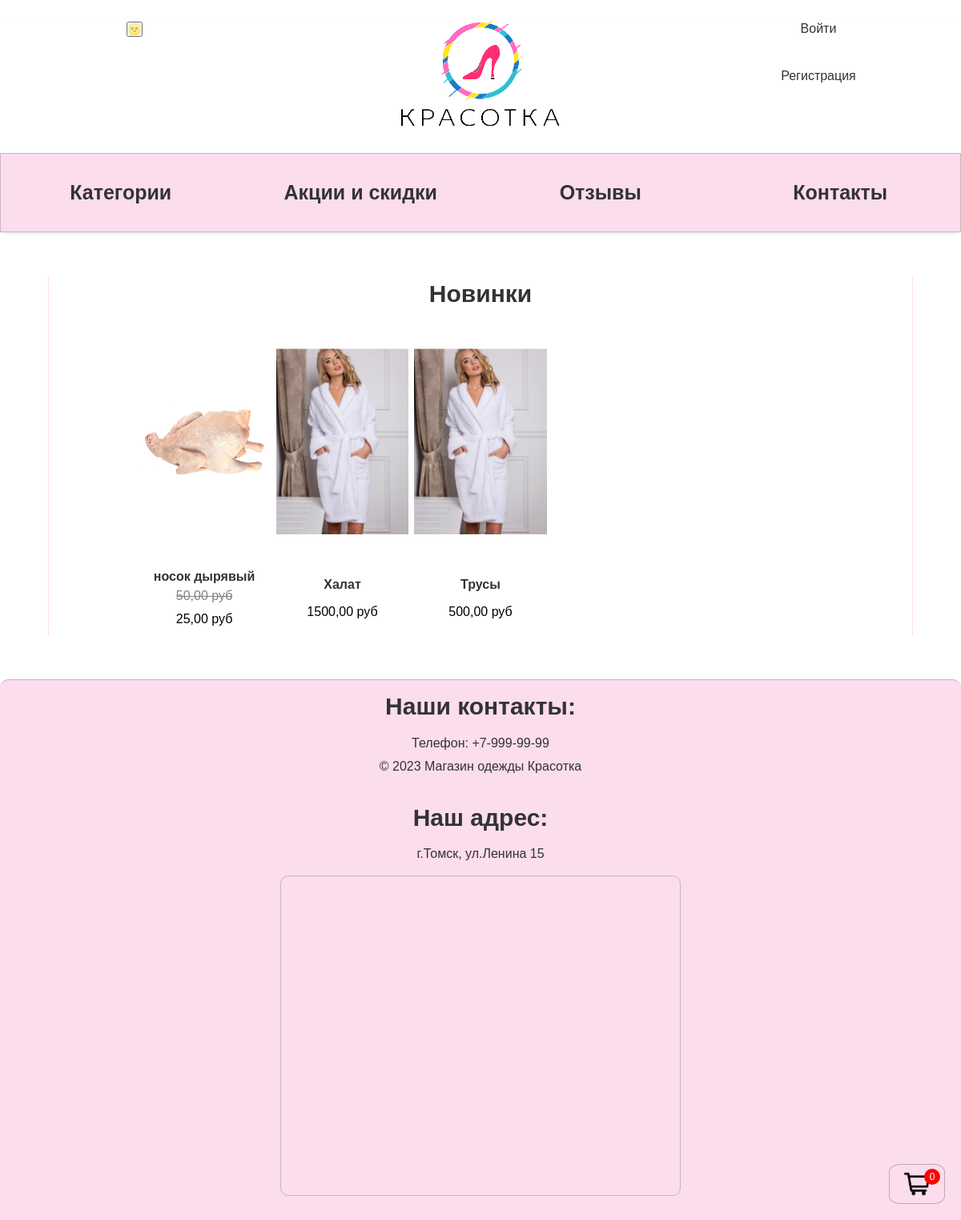
Before: / with the older database file.
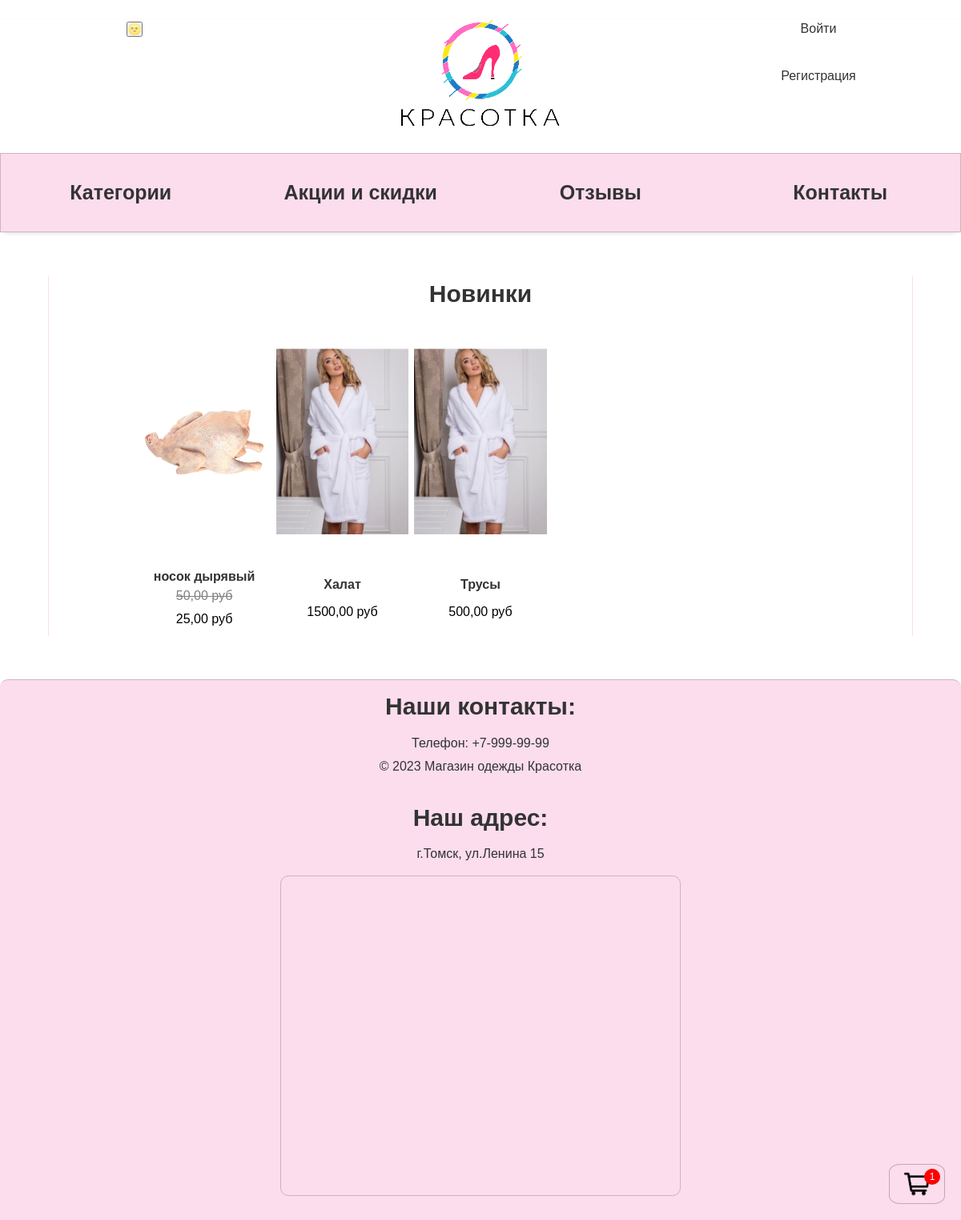
After: the same page with the newer database file.
### cart/models.py (models this page shows, shortened)
class Cart(models.Model):
    user = models.ForeignKey(to=User, on_delete=models.CASCADE, blank=True, null=True, verbose_name='пользователь')
    product = models.ForeignKey(to=Item, on_delete=models.CASCADE, verbose_name='товар')
    quantity = models.PositiveSmallIntegerField(default=0, verbose_name='кол-во')
    session_key = models.CharField(max_length=32, null=True, blank=True)
    created_timestamp = models.DateTimeField(auto_now_add=True, verbose_name='дата добавления')
    new_params = models.CharField(max_length=32, null=True, blank=True)
    size = models.CharField(max_length=5, null=True, blank=True)
    class Meta:
        db_table = 'cart'
        verbose_name = 'Корзина'
        verbose_name_plural = 'Корзина'
    objects = CartQueryset().as_manager()

### mainApp/views.py (the view, shortened to what this page needs)
# urls.py: path('', Index.as_view(), name='index'),
class Index(ListView):
    def get(self, request, *args, **kwargs):
        thirty_days_ago = timezone.now() - timezone.timedelta(days=30)
        new_items = Item.objects.filter(created_at__gte=thirty_days_ago)
        carts = get_cart_user(request)
        data = {
            'items': new_items,
            'carts': carts,
        }
        return render(request, 'index.html', data)

### cart/models.py (called while the page is built)
    def total_quantity(self):
        if self:
            return sum(cart.quantity for cart in self)
        return 0

### cart/utils.py (called while the page is built)
def get_cart_user(request):
    if request.user.is_authenticated:
        return Cart.objects.filter(user=request.user)
    if not request.session.session_key:
        request.session.create()
    return Cart.objects.filter(session_key=request.session.session_key)

### mainApp/models.py (called while the page is built)
    def sell_price(self):
        if self.discount:
            return round(self.price - self.price * self.discount / 100, 2)
        return self.price

### mainApp/templates/index.html
{% extends "base.html" %}
{% load static %}
{% block content %}
<section class="item-section">
    <h2 style="text-align:center; color: #333;">Новинки </h2>
    <ul class="item_list">
        {% if items %}
        {%for item in items %}
        <li class="item_list_item">
            {% if item.image %}
            <a href="http://127.0.0.1:8000/category/{{item.slug_name}}/{{item.item_slug}}/"><img src="{{item.image.url}}" alt="Картинка" class="item_img"></a>
            {% else %}
            <a href="#"><img class="item_img" src="{% static 'mainApp/img/юбка.png' %}" alt="this is image of cate"></a>
            {% endif %}
            <h4>{{ item.name }}</h4>
            {% if not item.discount %}
            <p>{{ item.price }} руб</p>
            {% endif %}
            <div class="price_cart">
                {% if item.discount %}
                <p class="original-price">{{ item.price }} руб</p>
                <p>{{ item.sell_price }} руб</p>
                {% endif %}
            </div>
        </li>
        {% endfor %}
        {% else %}
        <p>На данный момент новинки отсутствуют</p>
        {% endif %}
    </ul>
</section>
{% endblock %}

### magaz/templates/base.html (shortened to what this page needs)
<!DOCTYPE html>
{% load static %}
<html lang="ru">
<head>
    <link rel="stylesheet" href="{% static 'mainApp/css/style.css' %}"/>
    <link href="https://fonts.cdnfonts.com/css/gilroy-bold" rel="stylesheet">
</head>
<body>
<header class="header">
    <div class="top_container">
        <div class="logo_container">
            <div class="theme-selector"><input type="button" value="&#x1F31D;"></div>
            <div class="logo">
                <a href="http://127.0.0.1:8000">
                    <img src="{% static 'mainApp/img/logogo.png' %}" alt="logo">
                </a>
            </div>
            <div class="sign_in_out">
                {% if user.is_authenticated %}
                <li class="last">
                    {% if user.username == 'admin' %}
                    <a href="http://127.0.0.1:8000/admin/" class="user-link">
                        <b class="username">{{user.username}}</b>
                    </a>
                    {% else %}
                    <a href="http://127.0.0.1:8000/users/account/" class="user-link">
                        <b class="username">{{user.username}}</b>
                    </a>
                    {% endif %}
                    <a href="http://127.0.0.1:8000/users/logout/" class="logout-link"><p>выйти</p></a>
                </li>
                {% else %}
                <li class="last">
                    <a href="http://127.0.0.1:8000/users/login/" class="login-link"><p>Войти</p></a>
                    <a href="http://127.0.0.1:8000/users/register/" class="register-link"><p>Регистрация</p></a>
                </li>
                {% endif %}
            </div>
        </div>
        <a class="buy_cart" href="{% url 'purchase:cart' %}"><img class="buy_cart_img"
                                                                  src="{% static 'mainApp/img/корзина_покупок.png' %}"
                                                                  alt="Корзина">
            <div id="cart-count">{{carts.total_quantity}}</div>
        </a>
    </div>
    <nav class="header_nav">
        <ul class="main_nav_list">
            <li class="main_nav">
                <a class="nav_cat" href="http://127.0.0.1:8000/category/">Категории</a>
            </li>
            <li class="main_nav">
                <a class="nav_cat" href="http://127.0.0.1:8000/sale/">Акции и скидки</a>
            </li>
            <li class="main_nav">
                <a class="nav_cat" href="http://127.0.0.1:8000/reviews/">Отзывы</a>
            </li>
            <li class="main_nav">
                <a class="nav_cat" href="#bottom">Контакты</a>
            </li>
        </ul>
    </nav>
</header>
<main class="block_content">
    {% block content %}
    {% endblock %}
</main>
<footer>
    <h2>Наши контакты:</h2>
    <p>Телефон: +7-999-99-99</p>
    <p>© 2023 Магазин одежды Красотка</p>
    <br>
    <h2>Наш адрес:</h2>
    <p>г.Томск, ул.Ленина 15</p>
</footer>
<div class="iframe">
    <iframe src="https://yandex.ru/map-widget/v1/?um=constructor%3Acabe00bc532732b9281b46adffe3f626dcdd78c9b9a39b3fe4279d03a0b87442&amp;source=constructor"
            width="500" height="400" frameborder="0"></iframe>
</div>
</body>
</html>

Changed rows visible on the page:
added Cart: total_quantity "1"
Other visible differences:
{{ carts.total_quantity }}: "0" → (not shown)
